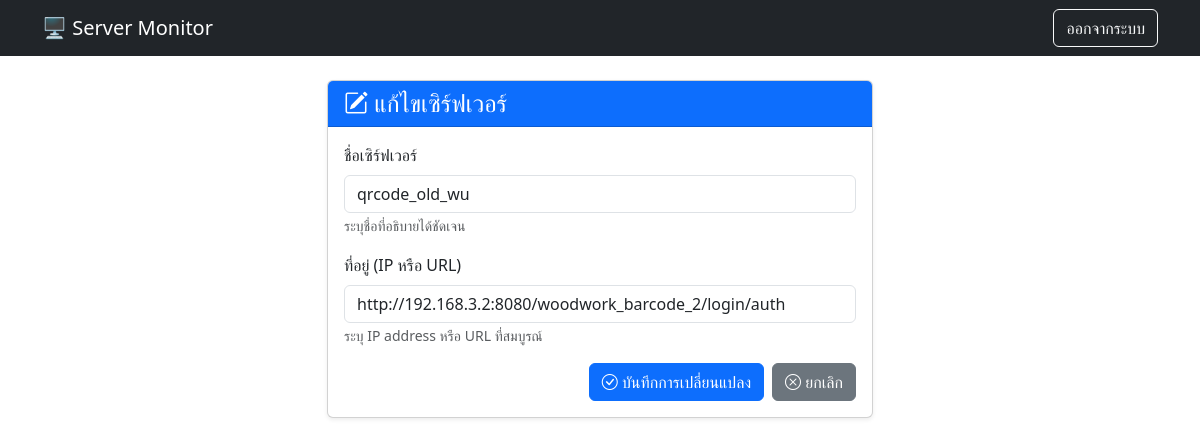
/actions/edit_server.php?id=5 (signed in), run on the app's committed database.
### tables this page shows
CREATE TABLE `servers` (
  `id` int(11) NOT NULL AUTO_INCREMENT,
  `name` varchar(100) NOT NULL,
  `address` varchar(255) NOT NULL COMMENT 'เก็บ IP หรือ URL',
  `type` enum('ip','url') NOT NULL,
  `last_check` timestamp NULL DEFAULT NULL,
  `status` varchar(20) DEFAULT 'Unknown',
  `is_active` tinyint(1) DEFAULT 1,
  PRIMARY KEY (`id`)
);

### actions/edit_server.php (the view, shortened to what this page needs)
<?php
require_once '../config.php';
$server_id = intval($_GET['id']);
$stmt = $conn->prepare("SELECT id, name, address FROM servers WHERE id = ?");
$stmt->bind_param("i", $server_id);
$stmt->execute();
$result = $stmt->get_result();
$server = $result->fetch_assoc();
?>
<!DOCTYPE html>
<html lang="th">
<head>
    <link href="https://cdn.jsdelivr.net/npm/bootstrap@5.3.3/dist/css/bootstrap.min.css" rel="stylesheet">
    <link rel="stylesheet" href="https://cdn.jsdelivr.net/npm/bootstrap-icons@1.11.3/font/bootstrap-icons.min.css">
</head>
<body>
    <nav class="navbar navbar-expand-lg navbar-dark bg-dark">
        <div class="container">
            <a class="navbar-brand" href="../dashboard.php">🖥️ Server Monitor</a>
            <div class="collapse navbar-collapse">
                <ul class="navbar-nav ms-auto">
                    <li class="nav-item">
                        <a class="btn btn-outline-light" href="../logout.php">ออกจากระบบ</a>
                    </li>
                </ul>
            </div>
        </div>
    </nav>
    <div class="container mt-4">
        <div class="row justify-content-center">
            <div class="col-md-6">
                <div class="card shadow-sm">
                    <div class="card-header bg-primary text-white">
                        <h4 class="mb-0">
                            <i class="bi bi-pencil-square"></i> แก้ไขเซิร์ฟเวอร์
                        </h4>
                    </div>
                    <div class="card-body">
                        <form action="update_server.php" method="post" id="editForm">
                            <div class="mb-3">
                                <label for="name" class="form-label">ชื่อเซิร์ฟเวอร์</label>
                                <input type="text" class="form-control" id="name" name="name"
                                       value="<?php echo htmlspecialchars($server['name']); ?>"
                                       placeholder="เช่น เว็บไซต์หลัก" required>
                                <small class="form-text text-muted">ระบุชื่อที่อธิบายได้ชัดเจน</small>
                            </div>
                            <div class="mb-3">
                                <label for="address" class="form-label">ที่อยู่ (IP หรือ URL)</label>
                                <input type="text" class="form-control" id="address" name="address"
                                       value="<?php echo htmlspecialchars($server['address']); ?>"
                                       placeholder="เช่น 192.168.1.1 หรือ https://example.com" required>
                                <small class="form-text text-muted">ระบุ IP address หรือ URL ที่สมบูรณ์</small>
                            </div>
                            <div class="d-grid gap-2 d-md-flex justify-content-md-end">
                                <button type="submit" class="btn btn-primary">
                                    <i class="bi bi-check-circle"></i> บันทึกการเปลี่ยนแปลง
                                </button>
                                <a href="../dashboard.php" class="btn btn-secondary">
                                    <i class="bi bi-x-circle"></i> ยกเลิก
                                </a>
                            </div>
                        </form>
                    </div>
                </div>
            </div>
        </div>
    </div>
</body>
</html>

### data on the page
servers: name "qrcode_old_wu", address "http://192.168.3.2:8080/woodwork_barcode_2/login/auth"
